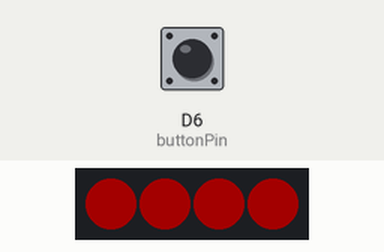
This sketch was run on a simulated ESP8266 (NodeMCU). On the bench: 4 RGB LEDs in strip order, left to right. The inputs (shaded band) are chosen by the test bench; at power-on: D6 (buttonPin) HIGH. Dim RGB values are drawn brighter than linear; WiFi joins after 1.5 s; servers stay silent unless stated; no MQTT or app messages arrive unless stated; what the sketch prints to the serial monitor is not drawn.

Above: at 5.7 s.
5.8 s: D6 (buttonPin) pulled LOW for 0.15 s
At 6.61 s:
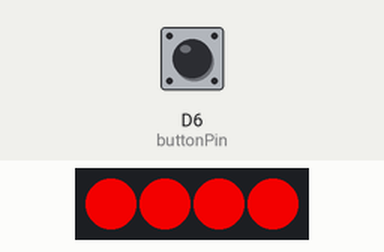
8.8 s: D6 (buttonPin) pulled LOW for 1 s
At 9.66 s:
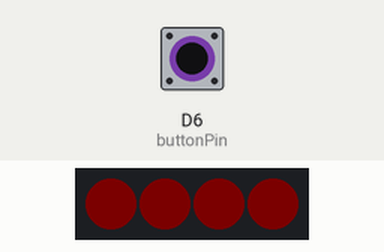
11.8 s: D6 (buttonPin) pulled LOW for 0.15 s
At 12.71 s:
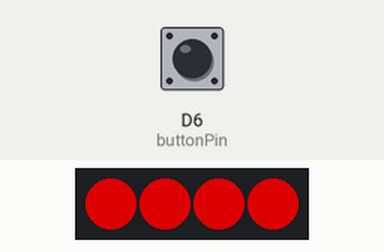
14.8 s: D6 (buttonPin) pulled LOW for 1 s
At 17.58 s:
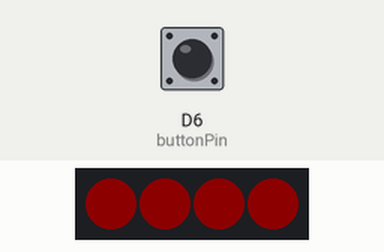
17.8 s: D6 (buttonPin) pulsed LOW 5 times (0.12 s each, 0.3 s apart)
At 20.33 s:
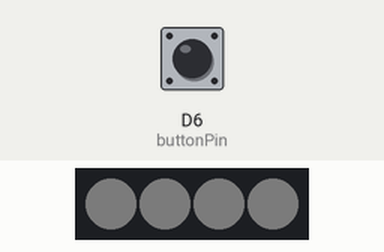
Timing chart, 0 to 26.3 s (numbered marks = the images above; inputs shaded):
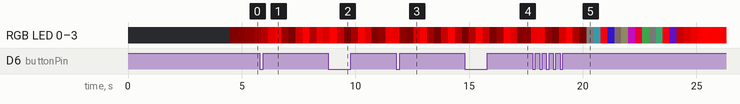

The sketch:

houkutusnappi_mqtt.ino
```cpp
/* Houkutusnappi
 * Houkuttelee sykkivän LED-animaation avulla käyttäjää painamaan nappia
 * ja painettaessa lähettää MQTT-viestin, sekä välkyttää valoa.
 * Tunnistaa useamman peräkkäisen painalluksen rämppäykseksi
 * ja lähettää siitä MQTT-viestin, sekä välkyttää valoa erilailla.
 * Käyttää viittä pinniä ESPillä.
 */

#include <ESP8266WiFi.h>
#include <PubSubClient.h>
#include "settings.h"
#include <FastLED.h>

FASTLED_USING_NAMESPACE
#if defined(FASTLED_VERSION) && (FASTLED_VERSION < 3001000)
#warning "Requires FastLED 3.1 or later; check github for latest code."
#endif

#define DATA_PIN    D5
#define LED_TYPE    WS2812B
#define COLOR_ORDER GRB
#define NUM_LEDS    4
CRGB leds[NUM_LEDS];

#define BRIGHTNESS          255
#define FRAMES_PER_SECOND  120

const int buttonPin = D6;    // the number of the pushbutton pin
const int gndPin = D7;      // napin mikrokytkintä varten tehty "maapinni"

// Variables will change:
int painallus = 0; //napin painallusta varten
int buttonState;             // the current reading from the input pin
int lastButtonState = HIGH;   // the previous reading from the input pin
unsigned long lastDebounceTime = 0;  // the last time the output pin was toggled
unsigned long debounceDelay = 50;    // the debounce time; increase if the output flickers
unsigned long painallusCount = 0;    // rämppäystä varten napin painalluksien laskenta
unsigned long lastPainallusCount = 0; //
int ramppays = 0; //rämppäyksen tunnistusta varten

WiFiClient wifiClient;
PubSubClient mqttClient(wifiClient);

void connectWifi() {
  int count = 0;
  WiFi.begin(WIFI_SSID, WIFI_PASSWORD);
  while (WiFi.status() != WL_CONNECTED) {
    delay(500);
    count++;
    Serial.print(".");
    if ( count > 20 ) {
      ESP.restart();
    }
  }
  Serial.println("Connected to wifi");
}

void setup() {
  delay(3000); // 3 second delay for recovery
  pinMode(buttonPin, INPUT_PULLUP);
  pinMode(gndPin, OUTPUT);
  digitalWrite(gndPin, LOW);
  Serial.begin(115200);
  Serial.println("Ramppaysnappi");

  WiFi.mode(WIFI_STA);
  connectWifi();

  // tell FastLED about the LED strip configuration
  FastLED.addLeds<LED_TYPE, DATA_PIN, COLOR_ORDER>(leds, NUM_LEDS).setCorrection(TypicalLEDStrip);
  //FastLED.addLeds<LED_TYPE,DATA_PIN,CLK_PIN,COLOR_ORDER>(leds, NUM_LEDS).setCorrection(TypicalLEDStrip);

  // set master brightness control
  FastLED.setBrightness(BRIGHTNESS);
}

static void mqtt_send(const char *topic, const char *message)
{
  // Make sure we have wifi and if not try to get some wifi. If we do not have saved wifi settings create accespoint with esp_id and wifi_pw ( at first run login to ap and save wifi settings ).
  if (!mqttClient.connected()) {
    mqttClient.setServer(MQTT_SERVER, MQTT_PORT);
    mqttClient.connect("Ramppaysnappi", MQTT_USER, MQTT_PASSWORD);
  }
  if (mqttClient.connected()) {
    Serial.print("Publishing ");
    Serial.print(message);
    Serial.print(" to ");
    Serial.print(topic);
    Serial.print("...");
    int result = mqttClient.publish(topic, message, true);
    Serial.println(result ? "OK" : "FAIL");
  }
}


// List of patterns to cycle through.  Each is defined as a separate function below.
typedef void (*SimplePatternList[])();
SimplePatternList gPatterns = {lepo, valkytys, ramppaysvalkytys};

uint8_t gCurrentPatternNumber = 0; // Index number of which pattern is current

void loop()
{
  if ( WiFi.status() != WL_CONNECTED) {
    connectWifi();
  }
  else {
    gPatterns[gCurrentPatternNumber]();  //FastLedin toiminnot
    FastLED.show();
    FastLED.delay(1000 / FRAMES_PER_SECOND);

    EVERY_N_SECONDS(4) {             //4 sekunnin välein palataan "perustila"-animaatioon
      gCurrentPatternNumber = 0;
    }

    if ((painallus == 1) and (gCurrentPatternNumber == 0)) { //"painallus"-animaation päällekytkentä
      gCurrentPatternNumber = 1;
      painallus = 0;
    }

    int reading = digitalRead(buttonPin); //Debounce

    if (reading != lastButtonState) {
      lastDebounceTime = millis();
    }

    if ((millis() - lastDebounceTime) > debounceDelay) {

      if (reading != buttonState) {
        buttonState = reading;

        if (buttonState == LOW) { //Jos nappia painettu
          painallus = 1;
          painallusCount++;
          mqtt_send(MQTT_TOPIC, "painallus"); //lähetetään MQTT-viesti
        }
      }
    }

    lastButtonState = reading;

    EVERY_N_SECONDS(2) { //Napin rämppäyksestä
      ramppays = 0;
      if (painallusCount - lastPainallusCount > 2) { //"liikapainallusten" tarkkailu
        mqtt_send(MQTT_TOPIC, "ramppays"); //lähetetään MQTT-viesti
        ramppays = 1;
        gCurrentPatternNumber = 2; //vaihdetaan "rämppäys"-animaatioon
      }
      lastPainallusCount = painallusCount; //"liikapainallusten" tarkkailu
    }
  }
}


void lepo() //perustilan "houkutus"-animaatio
{
  int pos = beatsin8(10, 32);
  fill_solid( leds, NUM_LEDS, CHSV(0, 255, pos));
}

void valkytys() //painalluksen animaatio
{
  int pos = beatsin8(150, 16);
  fill_solid( leds, NUM_LEDS, CHSV(0, 255, pos));
}

void ramppaysvalkytys() //rämppäyksestä ajettava animaatio
{
  int pos = beatsin8(240, 16);
  fill_solid( leds, NUM_LEDS, CHSV(pos, pos, pos));
}
```

settings_example.h
```cpp
// WiFi settings
#define WIFI_SSID "ssid"
#define WIFI_PASSWORD "pw"

// MQTT settings
#define MQTT_TOPIC "topic"
#define MQTT_SERVER "ip"
#define MQTT_PORT 1883
#define MQTT_USER "user"
#define MQTT_PASSWORD "pw"
```
